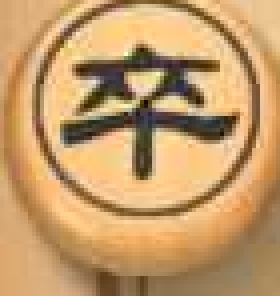
#> input picture resources/test/pb/pb5.png, 70 x 74 px, found by its file name (shown 4 times larger)
$ python loadApplyData.py
#> lines starting #> are read from the running program, lines starting #| are printed output that depends on the picture
#!/usr/bin/env python
# -*- coding: utf-8 -*-

from struct import *
import numpy, sys
from PIL import Image


h, w = 74, 70

def getImageData(imageFilePath):
    # imageFilePath = 'data/pb5.png'
#> called with imageFilePath = 'data/pb5.png'
    img = Image.open(imageFilePath).convert('L')
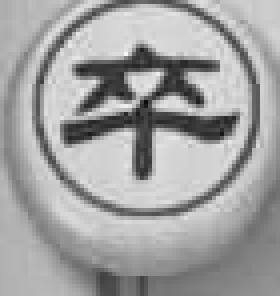
#> img: PIL image 70x74 L (shown 4 times larger); min 12, max 246, mean 161.7
    imgFiltered = img # filterAndRevert(img) 不做过滤先
    xMatrix = [0 for x in range(70*74)]
    i = 0
    for row in range(0, h):
        for col in range(0,w):
            pixel = imgFiltered.getpixel((col, row)) # x is col, y is row
            xMatrix[i] = pixel
            i = i + 1
#> after the loop, i = 5180; xMatrix = 5180 values, max 246 at index 941, min 12 at index 1786, mean 161.7

    return xMatrix

if __name__ == '__main__':
    data = getImageData('data/pb5.png')
#> data has the same summary as xMatrix in getImageData
    print (data)
#> (printed output is left out)

$ run again, with resources/test/pb/pb1.png copied over resources/test/pb/pb5.png
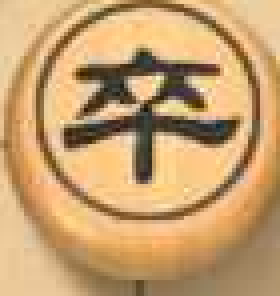
#> input picture resources/test/pb/pb1.png, 70 x 74 px, found by its file name (shown 4 times larger)
#> in getImageData, `img = Image.open(imageFilePath).convert('L')`:
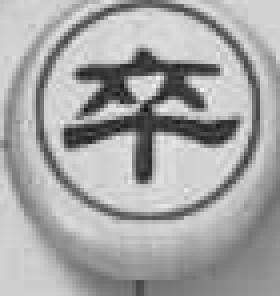
#> img: PIL image 70x74 L (shown 4 times larger); min 19, max 242, mean 166.1
#> after the loop in getImageData, `for row in range(0, h):`: i = 5180; xMatrix = 5180 values, max 242 at index 1369, min 19 at index 1926, mean 166.1
#> data has the same summary as xMatrix in getImageData
#> (printed output is left out)
